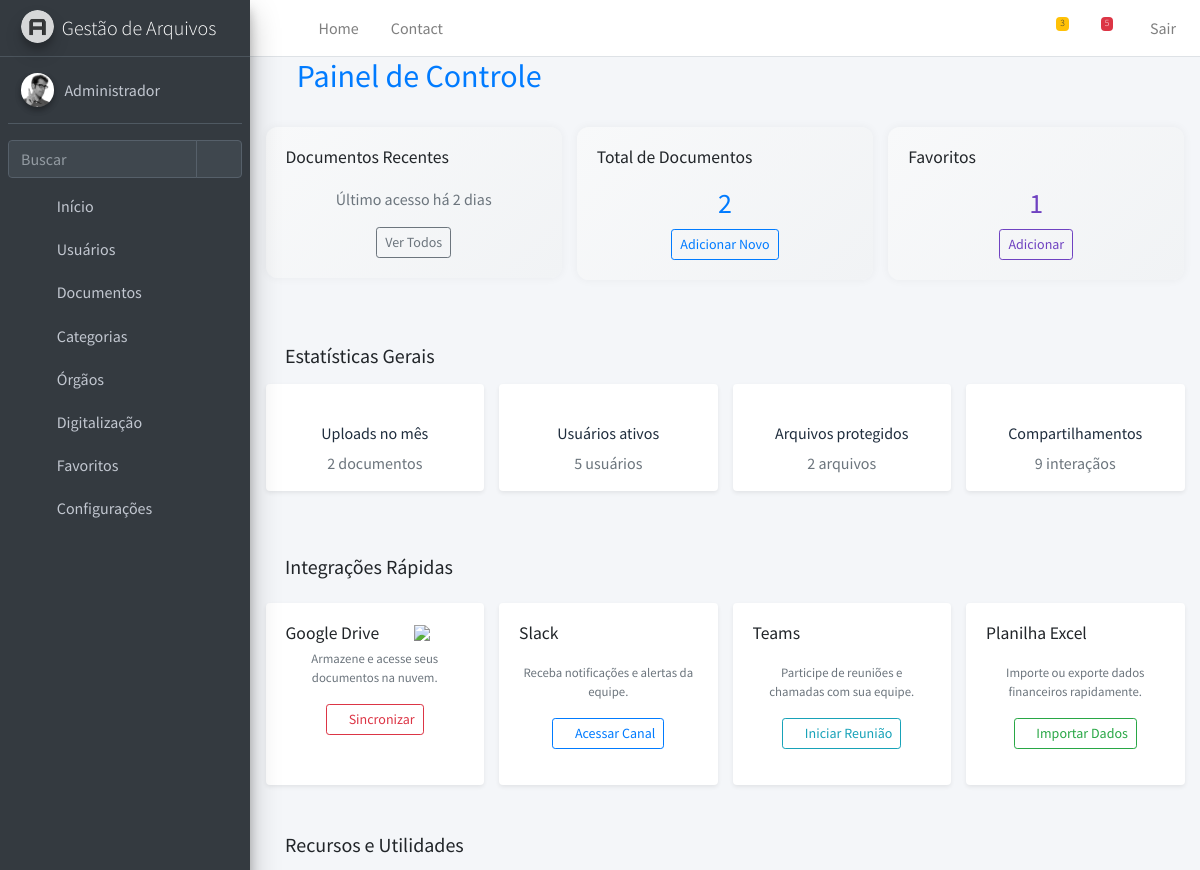
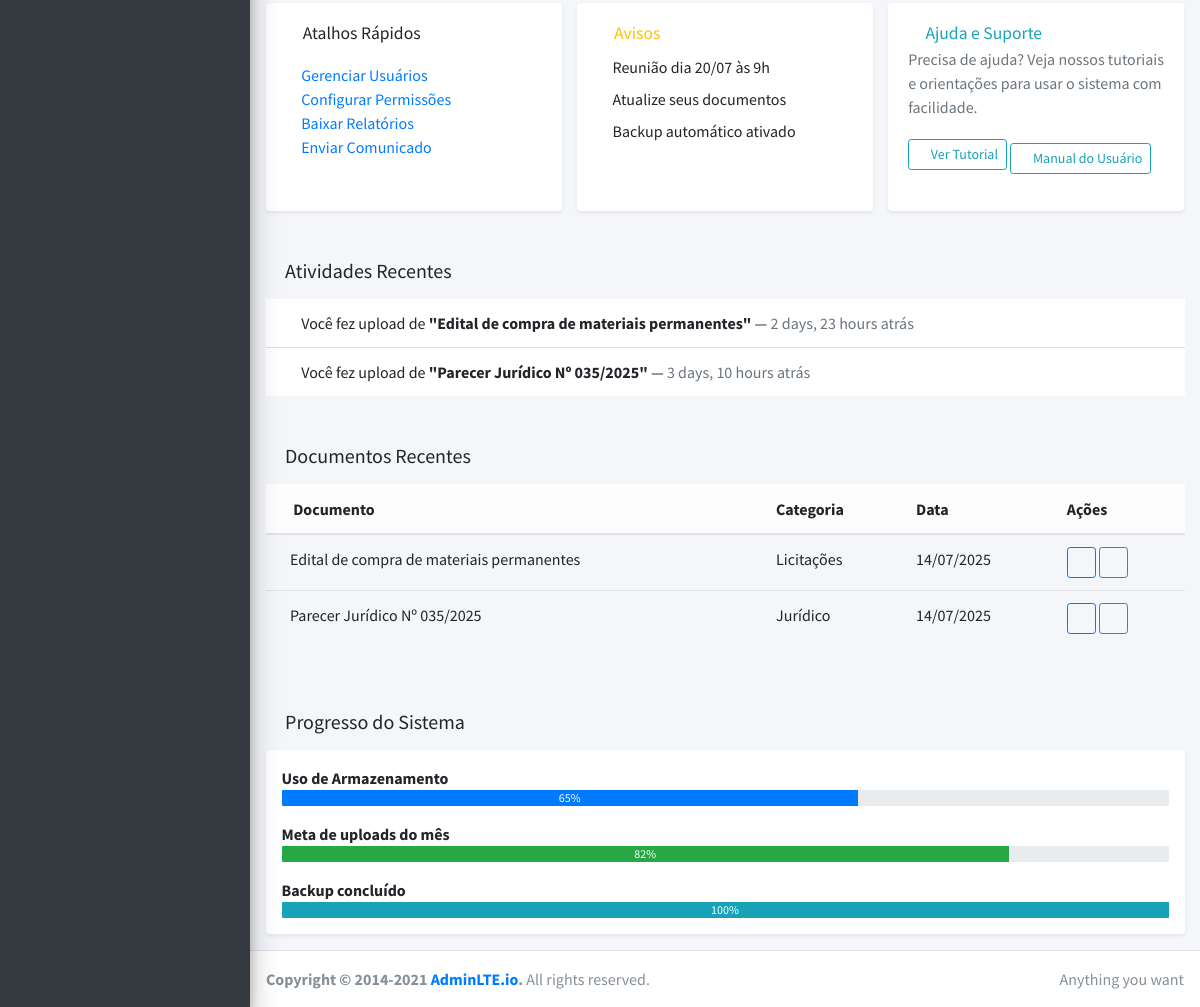
The page /arquivos/ (signed in) on the database its author committed (2 pictures, top to bottom).
### webapp/models.py (models this page shows, shortened)
class Documento(models.Model):
    titulo = models.CharField(max_length=200)
    categoria = models.ForeignKey(Categoria, on_delete=models.CASCADE)
    orgao = models.ForeignKey(Orgao, on_delete=models.SET_NULL, null=True, blank=True)
    departamento = models.ForeignKey(Departamento, on_delete=models.SET_NULL, null=True, blank=True)
    secretaria = models.ForeignKey(Secretaria, on_delete=models.SET_NULL, null=True, blank=True)
    arquivo = models.FileField(upload_to='documentos/')
    data_envio = models.DateTimeField(auto_now_add=True)
    observacoes = models.TextField(blank=True)
    usuario = models.ForeignKey(User, on_delete=models.CASCADE)
    class Meta:
        ordering = ['-data_envio']

class Categoria(models.Model):
    nome = models.CharField(max_length=100)
    class Meta:
        ordering = ['nome']
        verbose_name_plural = "Categorias"

### webapp/views.py (the view)
# urls.py: path('arquivos/', views.index, name='arquivos_index'),
@login_required
def index(request):
    usuario = request.user
    hoje = now()
    primeiro_dia_mes = hoje.replace(day=1)
    total_documentos = Documento.objects.filter(usuario=usuario).count()
    total_favoritos = Favorito.objects.filter(usuario=usuario).count()
    ultimo_documento = Documento.objects.filter(usuario=usuario).order_by('-data_envio').first()
    uploads_mes = Documento.objects.filter(usuario=usuario, data_envio__gte=primeiro_dia_mes).count()
    usuarios_ativos = User.objects.filter(is_active=True).count()
    atividades = Documento.objects.filter(usuario=usuario).order_by('-data_envio')[:5]
    documentos_recentes = Documento.objects.filter(usuario=usuario).order_by('-data_envio')[:10]
    dias_desde_ultimo = None
    if ultimo_documento:
        dias_desde_ultimo = (hoje - ultimo_documento.data_envio).days
    uso_armazenamento = 65
    meta_uploads = 82
    backup_concluido = 100
    return render(request, 'arquivos/index.html', {
        'total_documentos': total_documentos,
        'total_favoritos': total_favoritos,
        'dias_desde_ultimo': dias_desde_ultimo,
        'uploads_mes': uploads_mes,
        'usuarios_ativos': usuarios_ativos,
        'arquivos_protegidos': total_documentos,  # provisório
        'compartilhamentos': 9,
        'atividades': atividades,
        'documentos_recentes': documentos_recentes,
        'uso_armazenamento': uso_armazenamento,
        'meta_uploads': meta_uploads,
        'backup_concluido': backup_concluido,
    })

### templates/arquivos/index.html (shortened to what this page needs)
{% extends 'base.html' %}
{% load humanize %}
{% block content %}
<div class="content">
  <div class="container-fluid">
    <div class="d-flex justify-content-between align-items-center mb-4">
      <h2 class="text-primary"><i class="fas fa-desktop me-2"></i> Painel de Controle</h2>
    </div>
<div class="row g-4">
  <div class="col-md-4">
    <div class="card stat-card border-start border-4 border-secondary bg-light-gradient">
      <div class="card-body text-center">
        <i class="fas fa-clock fa-2x text-secondary mb-2"></i>
        <h5 class="card-title">Documentos Recentes</h5>
        <p class="text-muted">
          {% if dias_desde_ultimo is not None %}
            Último acesso há {{ dias_desde_ultimo }} dia{% if dias_desde_ultimo != 1 %}s{% endif %}
          {% else %}
            Nenhum documento enviado
          {% endif %}
        </p>
        <a href="{% url 'listar_arquivos' %}" class="btn btn-outline-secondary btn-sm">Ver Todos</a>
      </div>
    </div>
  </div>
  <div class="col-md-4">
    <div class="card stat-card border-start border-4 border-primary bg-light-gradient">
      <div class="card-body text-center">
        <i class="fas fa-folder-open fa-2x text-primary mb-2"></i>
        <h5 class="card-title">Total de Documentos</h5>
        <h3 class="text-primary">{{ total_documentos }}</h3>
        <a href="{% url 'cadastrar_arquivo' %}" class="btn btn-outline-primary btn-sm">Adicionar Novo</a>
      </div>
    </div>
  </div>
  <div class="col-md-4">
    <div class="card stat-card border-start border-4 border-purple bg-light-gradient">
      <div class="card-body text-center">
        <i class="far fa-bookmark fa-2x text-purple mb-2"></i>
        <h5 class="card-title">Favoritos</h5>
        <h3 class="text-purple">{{ total_favoritos }}</h3>
        <a href="{% url 'adicionar_favorito' %}" class="btn btn-outline-purple btn-sm">Adicionar</a>
      </div>
    </div>
  </div>
</div>
<div class="row mt-5">
  <div class="col-md-12">
    <h5 class="mb-3"><i class="fas fa-chart-bar text-primary me-2"></i> Estatísticas Gerais</h5>
    <div class="row g-4">
      <div class="col-md-3">
        <div class="card text-center shadow-sm p-3 bg-white rounded">
          <i class="fas fa-upload fa-lg text-success mb-2"></i>
          <h6>Uploads no mês</h6>
          <p class="text-muted mb-0">{{ uploads_mes }} documento{% if uploads_mes != 1 %}s{% endif %}</p>
        </div>
      </div>
      <div class="col-md-3">
        <div class="card text-center shadow-sm p-3 bg-white rounded">
          <i class="fas fa-user-friends fa-lg text-info mb-2"></i>
          <h6>Usuários ativos</h6>
          <p class="text-muted mb-0">{{ usuarios_ativos }} usuário{% if usuarios_ativos != 1 %}s{% endif %}</p>
        </div>
      </div>
      <div class="col-md-3">
        <div class="card text-center shadow-sm p-3 bg-white rounded">
          <i class="fas fa-lock fa-lg text-warning mb-2"></i>
          <h6>Arquivos protegidos</h6>
          <p class="text-muted mb-0">{{ arquivos_protegidos }} arquivo{% if arquivos_protegidos != 1 %}s{% endif %}</p>
        </div>
      </div>
      <div class="col-md-3">
        <div class="card text-center shadow-sm p-3 bg-white rounded">
          <i class="fas fa-share-alt fa-lg text-danger mb-2"></i>
          <h6>Compartilhamentos</h6>
          <p class="text-muted mb-0">{{ compartilhamentos }} interação{% if compartilhamentos != 1 %}s{% endif %}</p>
        </div>
      </div>
    </div>
  </div>
</div>
<div class="row mt-5">
  <div class="col-md-12">
    <h5 class="mb-4"><i class="fas fa-plug text-dark me-2"></i> Integrações Rápidas</h5>
    <div class="row g-4">
      <div class="col-md-3">
        <div class="card h-100 shadow-sm text-center border-start border-4 border-danger">
          <div class="card-body">
            <img src="https://cdn.jsdelivr.net/gh/devicons/devicon/icons/google/google-original.svg" width="32" class="mb-2">
            <h6 class="card-title">Google Drive</h6>
            <p class="text-muted small">Armazene e acesse seus documentos na nuvem.</p>
            <a href="#" class="btn btn-outline-danger btn-sm"><i class="fas fa-sync-alt me-1"></i> Sincronizar</a>
          </div>
        </div>
      </div>
      <div class="col-md-3">
        <div class="card h-100 shadow-sm text-center border-start border-4 border-primary">
          <div class="card-body">
            <i class="fab fa-slack fa-2x text-primary mb-2"></i>
            <h6 class="card-title">Slack</h6>
            <p class="text-muted small">Receba notificações e alertas da equipe.</p>
            <a href="#" class="btn btn-outline-primary btn-sm"><i class="fas fa-comment-dots me-1"></i> Acessar Canal</a>
          </div>
        </div>
      </div>
      <div class="col-md-3">
        <div class="card h-100 shadow-sm text-center border-start border-4 border-info">
          <div class="card-body">
            <i class="fab fa-microsoft fa-2x text-info mb-2"></i>
            <h6 class="card-title">Teams</h6>
            <p class="text-muted small">Participe de reuniões e chamadas com sua equipe.</p>
            <a href="#" class="btn btn-outline-info btn-sm"><i class="fas fa-video me-1"></i> Iniciar Reunião</a>
          </div>
        </div>
      </div>
      <div class="col-md-3">
        <div class="card h-100 shadow-sm text-center border-start border-4 border-success">
          <div class="card-body">
            <i class="fas fa-file-excel fa-2x text-success mb-2"></i>
            <h6 class="card-title">Planilha Excel</h6>
            <p class="text-muted small">Importe ou exporte dados financeiros rapidamente.</p>
            <a href="#" class="btn btn-outline-success btn-sm"><i class="fas fa-file-import me-1"></i> Importar Dados</a>
          </div>
        </div>
      </div>
    </div>
  </div>
</div>
<div class="row mt-5">
  <div class="col-md-12">
    <h5 class="mb-3"><i class="fas fa-tools text-dark me-2"></i> Recursos e Utilidades</h5>
    <div class="row g-4">
      <div class="col-md-4">
        <div class="card shadow-sm h-100">
          <div class="card-body">
            <h6 class="card-title"><i class="fas fa-link me-2 text-primary"></i> Atalhos Rápidos</h6><br>
            <ul class="list-unstyled mt-3">
              <li><a href="#" class="text-decoration-none"><i class="fas fa-arrow-right me-2 text-muted"></i> Gerenciar Usuários</a></li>
              <li><a href="#" class="text-decoration-none"><i class="fas fa-arrow-right me-2 text-muted"></i> Configurar Permissões</a></li>
              <li><a href="#" class="text-decoration-none"><i class="fas fa-arrow-right me-2 text-muted"></i> Baixar Relatórios</a></li>
              <li><a href="#" class="text-decoration-none"><i class="fas fa-arrow-right me-2 text-muted"></i> Enviar Comunicado</a></li>
            </ul>
          </div>
        </div>
      </div>
      <div class="col-md-4">
        <div class="card shadow-sm h-100 border-start border-4 border-warning">
          <div class="card-body">
            <h6 class="card-title text-warning"><i class="fas fa-bullhorn me-2"></i> Avisos</h6><br>
            <ul class="list-unstyled mt-2 mb-0">
              <li class="mb-2"><i class="far fa-calendar-alt me-2 text-muted"></i> Reunião dia 20/07 às 9h</li>
              <li class="mb-2"><i class="fas fa-exclamation-circle me-2 text-muted"></i> Atualize seus documentos</li>
              <li><i class="fas fa-bell me-2 text-muted"></i> Backup automático ativado</li>
            </ul>
          </div>
        </div>
      </div>
      <div class="col-md-4">
        <div class="card shadow-sm h-100 border-start border-4 border-info">
          <div class="card-body">
            <h6 class="card-title text-info"><i class="fas fa-info-circle me-2"></i> Ajuda e Suporte</h6><br>
            <p class="text-muted mb-3">Precisa de ajuda? Veja nossos tutoriais e orientações para usar o sistema com facilidade.</p>
            <a href="#" class="btn btn-outline-info btn-sm"><i class="fas fa-play-circle me-1"></i> Ver Tutorial</a>
            <a href="#" class="btn btn-outline-info btn-sm mt-2"><i class="fas fa-file-alt me-1"></i> Manual do Usuário</a>
          </div>
        </div>
      </div>
    </div>
  </div>
</div>
<div class="row mt-5">
  <div class="col-md-12">
    <h5 class="mb-3"><i class="fas fa-history me-2 text-dark"></i> Atividades Recentes</h5>
    <ul class="list-group list-group-flush">
      {% if atividades %}
        {% for doc in atividades %}
          <li class="list-group-item">
            <i class="fas fa-file-upload text-primary me-2"></i>
            Você fez upload de <strong>"{{ doc.titulo }}"</strong> —
            <span class="text-muted">{{ doc.data_envio|timesince }} atrás</span>
          </li>
        {% endfor %}
      {% else %}
        <li class="list-group-item text-muted">Nenhuma atividade recente encontrada.</li>
      {% endif %}
    </ul>
  </div>
</div>
<div class="row mt-5">
  <div class="col-md-12">
    <h5 class="mb-3"><i class="fas fa-table text-dark me-2"></i> Documentos Recentes</h5>
    <div class="table-responsive">
      <table class="table table-hover align-middle">
        <thead class="table-light">
          <tr>
            <th><i class="fas fa-file-alt me-1"></i> Documento</th>
            <th>Categoria</th>
            <th>Data</th>
            <th class="text-end">Ações</th>
          </tr>
        </thead>
        <tbody>
          {% if documentos_recentes %}
            {% for doc in documentos_recentes %}
              <tr>
                <td>
                  <i class="fas fa-file-alt text-muted me-2"></i>{{ doc.titulo }}
                </td>
                <td>{{ doc.categoria.nome }}</td>
                <td>{{ doc.data_envio|date:"d/m/Y" }}</td>
                <td class="text-end">
                  <a href="{% url 'listar_arquivos' %}?id={{ doc.id }}" class="btn btn-sm btn-outline-primary">
                    <i class="fas fa-eye"></i>
                  </a>
                  <a href="{{ doc.arquivo.url }}" class="btn btn-sm btn-outline-secondary" download>
                    <i class="fas fa-download"></i>
                  </a>
                </td>
              </tr>
            {% endfor %}
          {% else %}
            <tr>
              <td colspan="4" class="text-muted text-center">Nenhum documento recente encontrado.</td>
            </tr>
          {% endif %}
        </tbody>
      </table>
    </div>
  </div>
</div>
<div class="row mt-5">
  <div class="col-md-12">
    <h5 class="mb-3"><i class="fas fa-chart-line text-dark me-2"></i> Progresso do Sistema</h5>
    <div class="card p-3 shadow-sm">
      <div class="mb-3">
        <strong>Uso de Armazenamento</strong>
        <div class="progress">
          <div class="progress-bar bg-primary" style="width: {{ uso_armazenamento }}%">{{ uso_armazenamento }}%</div>
        </div>
      </div>
      <div class="mb-3">
        <strong>Meta de uploads do mês</strong>
        <div class="progress">
          <div class="progress-bar bg-success" style="width: {{ meta_uploads }}%">{{ meta_uploads }}%</div>
        </div>
      </div>
      <div>
        <strong>Backup concluído</strong>
        <div class="progress">
          <div class="progress-bar bg-info" style="width: {{ backup_concluido }}%">{{ backup_concluido }}%</div>
        </div>
      </div>
    </div>
  </div>
</div>
  </div>
</div>
{% endblock %}

### templates/partials/sidebar.html (shortened to what this page needs)
{% load static %}
<aside class="main-sidebar sidebar-dark-primary elevation-4">
  <a href="{% url 'arquivos_index' %}" class="brand-link">
    <img src="{% static 'assets/dist/img/AdminLTELogo.png' %}" alt="Logo" class="brand-image img-circle elevation-3" style="opacity: .8">
    <span class="brand-text font-weight-light">Gestão de Arquivos</span>
  </a>
  <div class="sidebar">
    <div class="user-panel mt-3 pb-3 mb-3 d-flex">
  <div class="image">
    <img src="{% static 'assets/dist/img/user2-160x160.jpg' %}" class="img-circle elevation-2" alt="User Image">
  </div>
  <div class="info">
    <a href="#" class="d-block">{{ request.user.username }}</a>
  </div>
</div>
    <div class="form-inline">
      <div class="input-group" data-widget="sidebar-search">
        <input class="form-control form-control-sidebar" type="search" placeholder="Buscar" aria-label="Buscar">
        <div class="input-group-append">
          <button class="btn btn-sidebar">
            <i class="fas fa-search fa-fw"></i>
          </button>
        </div>
      </div>
    </div>
    <nav class="mt-2">
      <ul class="nav nav-pills nav-sidebar flex-column" data-widget="treeview" role="menu" data-accordion="false">
<li class="nav-item">
  <a href="{% url 'arquivos_index' %}" class="nav-link">
    <i class="nav-icon fas fa-home"></i>
    <p>Início</p>
  </a>
</li>
<li class="nav-item has-treeview">
  <a href="#" class="nav-link">
    <i class="nav-icon fas fa-users"></i>
    <p>Usuários <i class="right fas fa-angle-left"></i></p>
  </a>
</li>
<li class="nav-item has-treeview">
  <a href="#" class="nav-link">
    <i class="nav-icon fas fa-folder-open"></i>
    <p>
      Documentos
      <i class="right fas fa-angle-left"></i>
    </p>
  </a>
</li>
        <li class="nav-item has-treeview">
          <a href="#" class="nav-link">
            <i class="nav-icon fas fa-tags"></i>
            <p>
              Categorias
              <i class="right fas fa-angle-left"></i>
            </p>
          </a>
        </li>
<li class="nav-item has-treeview">
  <a href="#" class="nav-link">
    <i class="nav-icon fas fa-university"></i>
    <p>
      Órgãos
      <i class="right fas fa-angle-left"></i>
    </p>
  </a>
</li>
<li class="nav-item has-treeview">
  <a href="#" class="nav-link">
    <i class="nav-icon fas fa-print"></i>
    <p>
      Digitalização
      <i class="right fas fa-angle-left"></i>
    </p>
  </a>
</li>
<li class="nav-item has-treeview">
  <a href="#" class="nav-link">
    <i class="nav-icon far fa-bookmark"></i>
    <p>
      Favoritos
      <i class="right fas fa-angle-left"></i>
    </p>
  </a>
</li>
        <li class="nav-item">
          <a href="#" class="nav-link disabled">
            <i class="nav-icon fas fa-cog"></i>
            <p>Configurações</p>
          </a>
        </li>
      </ul>
    </nav>
  </div>
</aside>

### rows shown on the page
Documento: titulo "Edital de compra de materiais permanentes", data_envio "2 days, 23 hours", categoria.nome "Licitações", data_envio "14/07/2025"
Documento: titulo "Parecer Jurídico Nº 035/2025", data_envio "3 days, 10 hours", categoria.nome "Jurídico", data_envio "14/07/2025"

### other values the page prints
{{ tramitacoes_pendentes|length }} "3"
{{ request.user.username }} "Administrador"
{{ dias_desde_ultimo }} "2"
{{ total_documentos }} "2"
{{ total_favoritos }} "1"
{{ uploads_mes }} "2"
{{ usuarios_ativos }} "5"
{{ arquivos_protegidos }} "2"
{{ compartilhamentos }} "9"
{{ uso_armazenamento }} "65"
{{ meta_uploads }} "82"
{{ backup_concluido }} "100"
